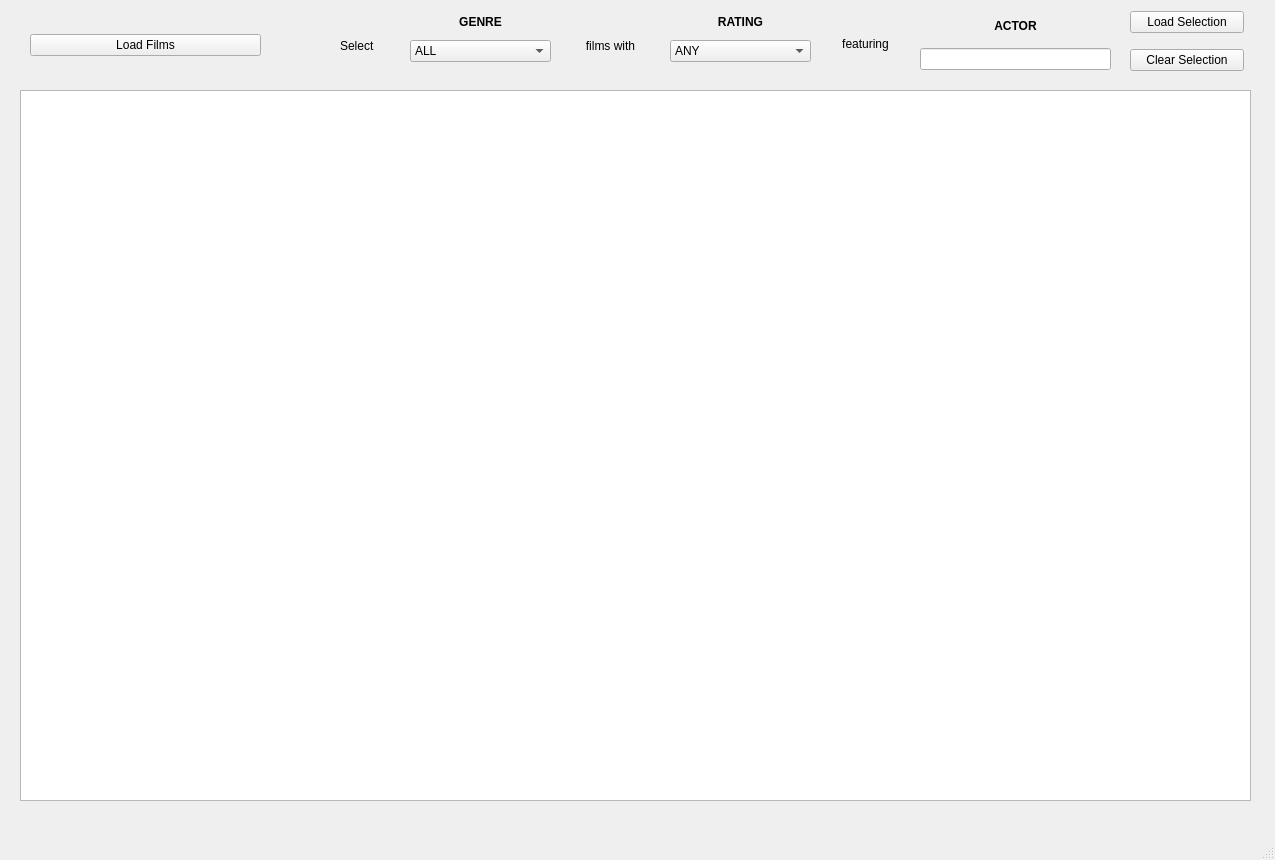
<?xml version="1.0" encoding="UTF-8"?>
<ui version="4.0">
 <class>MainWindow</class>
 <widget class="QMainWindow" name="MainWindow">
  <property name="geometry">
   <rect>
    <x>0</x>
    <y>0</y>
    <width>1275</width>
    <height>860</height>
   </rect>
  </property>
  <property name="windowTitle">
   <string>IMDB RATINGS DATA</string>
  </property>
  <widget class="QWidget" name="centralwidget">
   <widget class="QTableView" name="mainTableView">
    <property name="geometry">
     <rect>
      <x>20</x>
      <y>90</y>
      <width>1231</width>
      <height>711</height>
     </rect>
    </property>
    <property name="sizePolicy">
     <sizepolicy hsizetype="Expanding" vsizetype="Expanding">
      <horstretch>0</horstretch>
      <verstretch>0</verstretch>
     </sizepolicy>
    </property>
    <property name="sizeAdjustPolicy">
     <enum>QAbstractScrollArea::AdjustToContents</enum>
    </property>
    <property name="sortingEnabled">
     <bool>true</bool>
    </property>
    <attribute name="horizontalHeaderStretchLastSection">
     <bool>true</bool>
    </attribute>
   </widget>
   <widget class="QWidget" name="horizontalLayoutWidget">
    <property name="geometry">
     <rect>
      <x>30</x>
      <y>20</y>
      <width>231</width>
      <height>51</height>
     </rect>
    </property>
    <layout class="QHBoxLayout" name="horizontalLayout">
     <item>
      <widget class="QPushButton" name="loadFilmsButton">
       <property name="text">
        <string>Load Films</string>
       </property>
      </widget>
     </item>
    </layout>
   </widget>
   <widget class="QWidget" name="verticalLayoutWidget">
    <property name="geometry">
     <rect>
      <x>410</x>
      <y>10</y>
      <width>141</width>
      <height>52</height>
     </rect>
    </property>
    <layout class="QVBoxLayout" name="verticalLayout">
     <item>
      <widget class="QLabel" name="genreLabel">
       <property name="font">
        <font>
         <weight>75</weight>
         <bold>true</bold>
        </font>
       </property>
       <property name="text">
        <string>GENRE</string>
       </property>
       <property name="alignment">
        <set>Qt::AlignCenter</set>
       </property>
      </widget>
     </item>
     <item>
      <widget class="QComboBox" name="genreComboBox">
       <item>
        <property name="text">
         <string>ALL</string>
        </property>
       </item>
       <item>
        <property name="text">
         <string>Action</string>
        </property>
       </item>
       <item>
        <property name="text">
         <string>Adventure</string>
        </property>
       </item>
       <item>
        <property name="text">
         <string>Animation</string>
        </property>
       </item>
       <item>
        <property name="text">
         <string>Biography</string>
        </property>
       </item>
       <item>
        <property name="text">
         <string>Comedy</string>
        </property>
       </item>
       <item>
        <property name="text">
         <string>Crime</string>
        </property>
       </item>
       <item>
        <property name="text">
         <string>Drama</string>
        </property>
       </item>
       <item>
        <property name="text">
         <string>Family</string>
        </property>
       </item>
       <item>
        <property name="text">
         <string>Fantasy</string>
        </property>
       </item>
       <item>
        <property name="text">
         <string>Film Noir</string>
        </property>
       </item>
       <item>
        <property name="text">
         <string>History</string>
        </property>
       </item>
       <item>
        <property name="text">
         <string>Horror</string>
        </property>
       </item>
       <item>
        <property name="text">
         <string>Mystery</string>
        </property>
       </item>
       <item>
        <property name="text">
         <string>Sci-Fi</string>
        </property>
       </item>
       <item>
        <property name="text">
         <string>Thriller</string>
        </property>
       </item>
       <item>
        <property name="text">
         <string>Western</string>
        </property>
       </item>
      </widget>
     </item>
    </layout>
   </widget>
   <widget class="QWidget" name="horizontalLayoutWidget_2">
    <property name="geometry">
     <rect>
      <x>570</x>
      <y>30</y>
      <width>81</width>
      <height>31</height>
     </rect>
    </property>
    <layout class="QHBoxLayout" name="horizontalLayout_2">
     <item>
      <widget class="QLabel" name="moviesLabel">
       <property name="text">
        <string>films with</string>
       </property>
       <property name="alignment">
        <set>Qt::AlignCenter</set>
       </property>
      </widget>
     </item>
    </layout>
   </widget>
   <widget class="QWidget" name="verticalLayoutWidget_2">
    <property name="geometry">
     <rect>
      <x>670</x>
      <y>10</y>
      <width>141</width>
      <height>52</height>
     </rect>
    </property>
    <layout class="QVBoxLayout" name="verticalLayout_2">
     <item>
      <widget class="QLabel" name="ratingsLabel">
       <property name="font">
        <font>
         <weight>75</weight>
         <bold>true</bold>
        </font>
       </property>
       <property name="text">
        <string>RATING</string>
       </property>
       <property name="alignment">
        <set>Qt::AlignCenter</set>
       </property>
      </widget>
     </item>
     <item>
      <widget class="QComboBox" name="ratingsComboBox">
       <item>
        <property name="text">
         <string>ANY</string>
        </property>
       </item>
       <item>
        <property name="text">
         <string>APPROVED</string>
        </property>
       </item>
       <item>
        <property name="text">
         <string>G</string>
        </property>
       </item>
       <item>
        <property name="text">
         <string>GP</string>
        </property>
       </item>
       <item>
        <property name="text">
         <string>NC-17</string>
        </property>
       </item>
       <item>
        <property name="text">
         <string>PASSED</string>
        </property>
       </item>
       <item>
        <property name="text">
         <string>PG</string>
        </property>
       </item>
       <item>
        <property name="text">
         <string>PG-13</string>
        </property>
       </item>
       <item>
        <property name="text">
         <string>R</string>
        </property>
       </item>
       <item>
        <property name="text">
         <string>TV-MA</string>
        </property>
       </item>
       <item>
        <property name="text">
         <string>X</string>
        </property>
       </item>
       <item>
        <property name="text">
         <string>NOT RATED</string>
        </property>
       </item>
       <item>
        <property name="text">
         <string>UNRATED</string>
        </property>
       </item>
       <item>
        <property name="text">
         <string>None</string>
        </property>
       </item>
      </widget>
     </item>
    </layout>
   </widget>
   <widget class="QWidget" name="horizontalLayoutWidget_3">
    <property name="geometry">
     <rect>
      <x>340</x>
      <y>30</y>
      <width>51</width>
      <height>31</height>
     </rect>
    </property>
    <layout class="QHBoxLayout" name="horizontalLayout_3">
     <item>
      <widget class="QLabel" name="selectLabel">
       <property name="text">
        <string>Select </string>
       </property>
       <property name="alignment">
        <set>Qt::AlignLeading|Qt::AlignLeft|Qt::AlignVCenter</set>
       </property>
      </widget>
     </item>
    </layout>
   </widget>
   <widget class="QLabel" name="moviesLabel_2">
    <property name="geometry">
     <rect>
      <x>830</x>
      <y>28</y>
      <width>71</width>
      <height>31</height>
     </rect>
    </property>
    <property name="text">
     <string>featuring</string>
    </property>
    <property name="alignment">
     <set>Qt::AlignCenter</set>
    </property>
   </widget>
   <widget class="QWidget" name="verticalLayoutWidget_3">
    <property name="geometry">
     <rect>
      <x>920</x>
      <y>10</y>
      <width>191</width>
      <height>60</height>
     </rect>
    </property>
    <layout class="QVBoxLayout" name="verticalLayout_3">
     <item>
      <widget class="QLabel" name="genreLabel_2">
       <property name="font">
        <font>
         <weight>75</weight>
         <bold>true</bold>
        </font>
       </property>
       <property name="text">
        <string>ACTOR</string>
       </property>
       <property name="alignment">
        <set>Qt::AlignCenter</set>
       </property>
      </widget>
     </item>
     <item>
      <widget class="QLineEdit" name="lineEdit"/>
     </item>
    </layout>
   </widget>
   <widget class="QWidget" name="verticalLayoutWidget_4">
    <property name="geometry">
     <rect>
      <x>1130</x>
      <y>1</y>
      <width>114</width>
      <height>81</height>
     </rect>
    </property>
    <layout class="QVBoxLayout" name="verticalLayout_5">
     <item>
      <widget class="QPushButton" name="loadSelectionButton">
       <property name="text">
        <string>Load Selection</string>
       </property>
      </widget>
     </item>
     <item>
      <widget class="QPushButton" name="clearSelectionButton">
       <property name="text">
        <string>Clear Selection</string>
       </property>
      </widget>
     </item>
    </layout>
   </widget>
  </widget>
  <widget class="QMenuBar" name="menubar">
   <property name="geometry">
    <rect>
     <x>0</x>
     <y>0</y>
     <width>1275</width>
     <height>21</height>
    </rect>
   </property>
  </widget>
  <widget class="QStatusBar" name="statusbar"/>
 </widget>
 <resources/>
 <connections/>
</ui>
